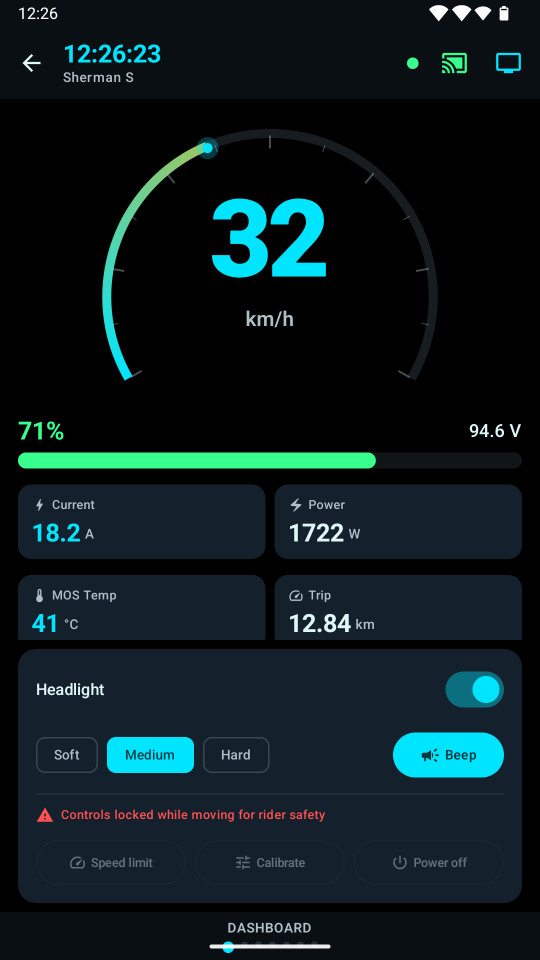
#> input picture docs/play-store/phone/en-US/01-dashboard.png, 1080 x 1920 px (shown at 1/2 size); its folder holds only this picture in this run
$ python optimize_images.py
#> lines starting #> are read from the running program, lines starting #| are printed output that depends on the picture
#!/usr/bin/env python3
# SPDX-License-Identifier: GPL-3.0-or-later
"""Regenerate the website's raster assets from the Play Store artwork.

Run from the repository root (needs Pillow):

    python site/tools/optimize_images.py

Reads  docs/play-store/phone/<locale>/*.png, docs/play-store/feature-graphic-<locale>.png
       and app/src/main/ic_launcher-playstore.png
Writes site/assets/{shots,og,icons}/ - the outputs are committed, so the site build
itself (site/build.py) never needs Pillow.
"""
from pathlib import Path

from PIL import Image

ROOT = Path(__file__).resolve().parents[2]
STORE = ROOT / "docs" / "play-store"
OUT = ROOT / "site" / "assets"

# Play Store locale -> site asset folder. Every other site language shows the English set.
LOCALES = {"en-US": "en", "zh-TW": "zh-TW"}
SHOT_SIZE = (540, 960)      # half of the 1080x1920 originals: sharp at 2x on a 270 px column
OG_SIZE = (1200, 630)       # Open Graph / Twitter card


def save_webp(img: Image.Image, dest: Path, quality: int = 82) -> None:
    dest.parent.mkdir(parents=True, exist_ok=True)
    img.save(dest, "WEBP", quality=quality, method=6)
    print(f"{dest.relative_to(ROOT)}  {dest.stat().st_size / 1024:.0f} KB")


def screenshots() -> None:
    for store_locale, folder in LOCALES.items():
        for src in sorted((STORE / "phone" / store_locale).glob("*.png")):
            with Image.open(src) as im:
#> im is the input picture: PIL image 1080x1920 RGB; mean R, G, B 12.5, 27, 31
                im = im.convert("RGB").resize(SHOT_SIZE, Image.LANCZOS)
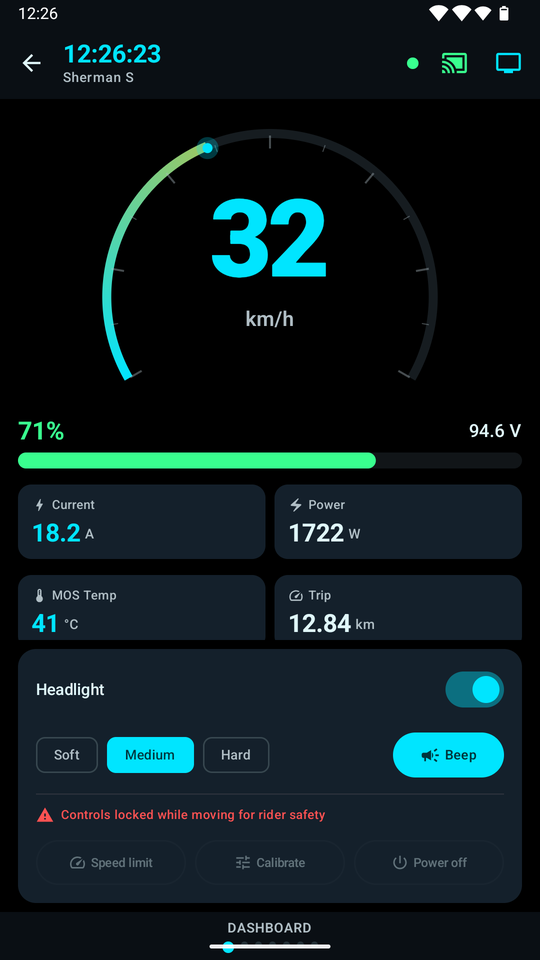
#> im: PIL image 540x960 RGB; mean R, G, B 12.5, 27.1, 31
                save_webp(im, OUT / "shots" / folder / (src.stem + ".webp"))
#> pass 2 of the loop in screenshots, `for store_locale, folder in LOCALES.items():`:
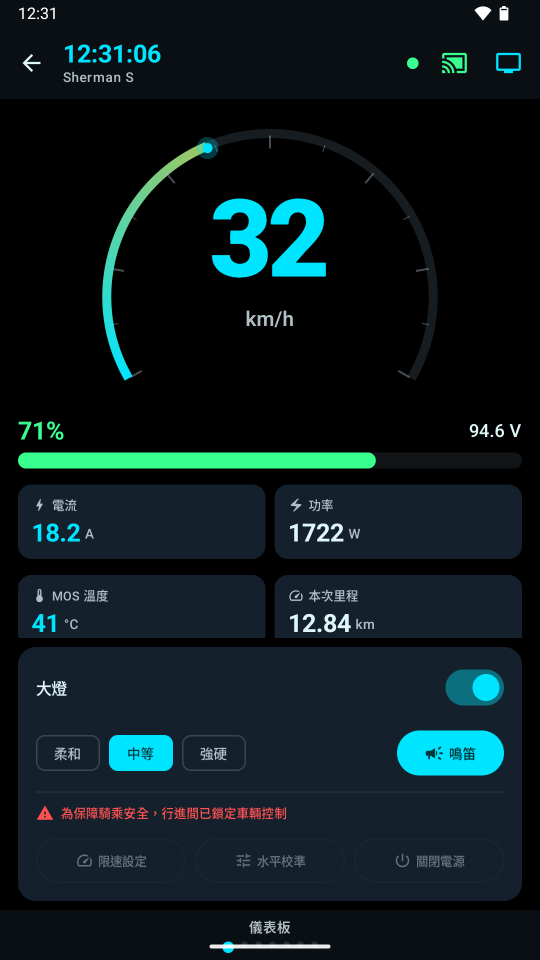
#> input picture docs/play-store/phone/zh-TW/01-dashboard.png, 1080 x 1920 px (shown at 1/2 size)
#> in screenshots, im is the input picture: PIL image 1080x1920 RGB; mean R, G, B 12.4, 26.5, 30.4
#> in screenshots, `im = im.convert("RGB").resize(SHOT_SIZE, Image.LANCZOS)`:
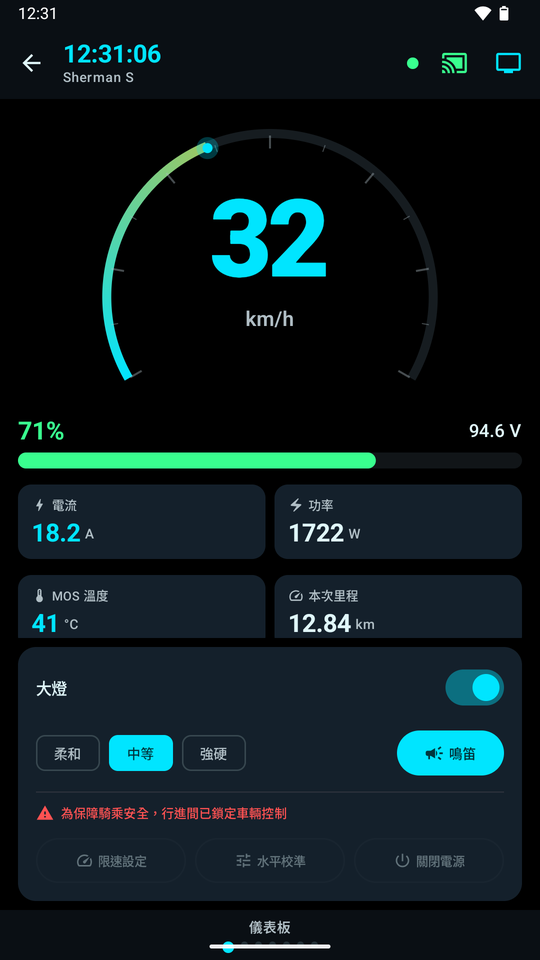
#> im: PIL image 540x960 RGB; mean R, G, B 12.5, 26.5, 30.4


def og_cards() -> None:
    for store_locale, folder in LOCALES.items():
        src = STORE / f"feature-graphic-{store_locale}.png"
#> (the run stopped early here; a loop or call above may not have finished)
